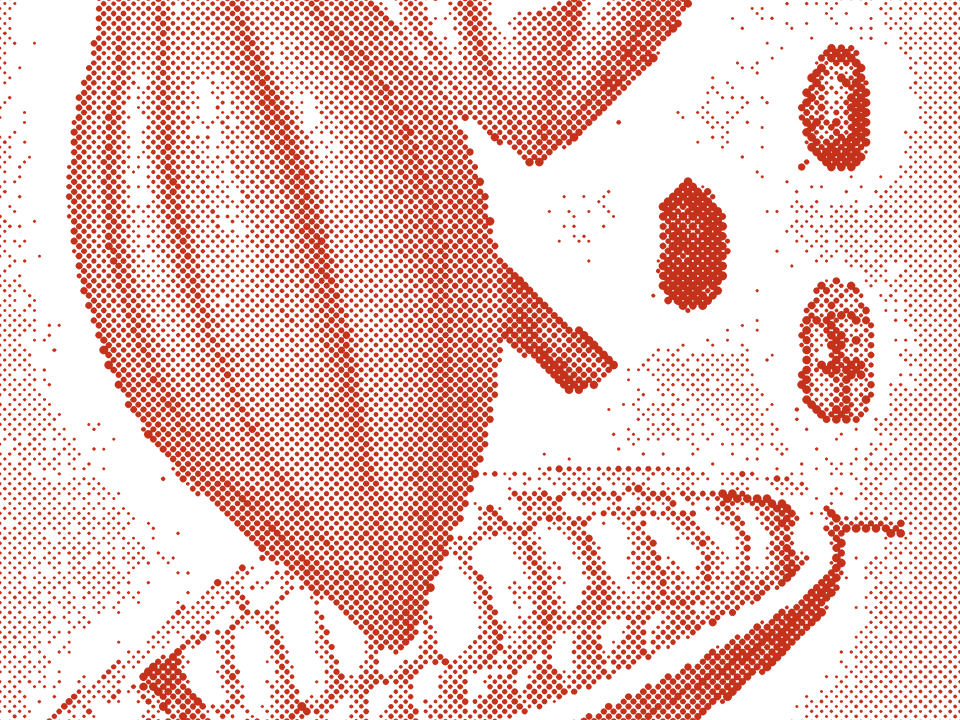
#> input picture assets/img/amazon-cacao.webp, 960 x 720 px
$ python -i images.py   (imports and definitions only)
#> lines starting #> are read from the running program, lines starting #| are printed output that depends on the picture; after the words box and inside, x2 and y2 are one past the last pixel; in counts of white or black regions, pixels touching at a corner belong together
#> further down, picture is the input picture: PIL image 960x720 RGBA; mean R, G, B, A 70.9, 18.1, 10.1, 66.7
"""Turn source images into red halftones, and make share cards.

  data/images/<id>.json + source file  ->  assets/img/<id>.webp  (4:3 halftone, transparent, for the problem page)
                                       ->  assets/og/<id>.jpg    (1200x630 share card)
  all halftones                        ->  assets/og/index.jpg   (share card for the home page)

Run: python3 scripts/images.py   (then npm run build)
"""
import json, math, glob, os, textwrap
from PIL import Image, ImageDraw, ImageFont, ImageOps, ImageFilter, ImageEnhance

ROOT = os.path.dirname(os.path.dirname(os.path.abspath(__file__)))
# [1 line not run here, left out]
RED = (196, 50, 28)
INK = (17, 17, 17)
MUTED = (107, 107, 107)
FONTS = "scripts/fonts"
SITE = "Open Problems in History"
HOME = ["vermeer", "indus", "black-death-africa", "roman-census"]  # mosaic on the home share card


# [16 lines left out: function crop_to, not called in this run]


def prepare(img):
    """Greyscale with local contrast: large-scale shading is flattened toward mid-grey so
    texture and edges (signs, folds, faces) carry the dots rather than dark backgrounds."""
    g = ImageOps.autocontrast(ImageOps.grayscale(img.convert("RGB")), cutoff=1.5)
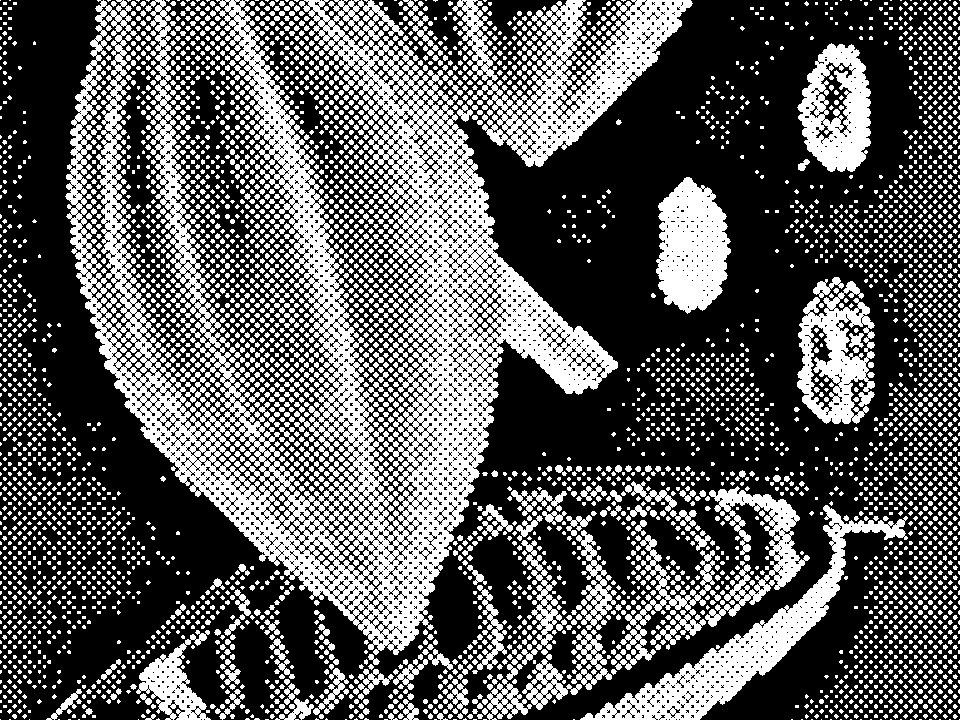
#> g: PIL image 960x720 L; values 0 (black) and 254 (white), 36.2% white; 5043 white regions (3413 under 20 px), largest, box (x1, y1, x2, y2) and area: (65, 0, 618, 655) 96872, (452, 0, 693, 167) 13699, (580, 505, 908, 720) 10961
    base = g.filter(ImageFilter.GaussianBlur(radius=max(g.size) / 25))
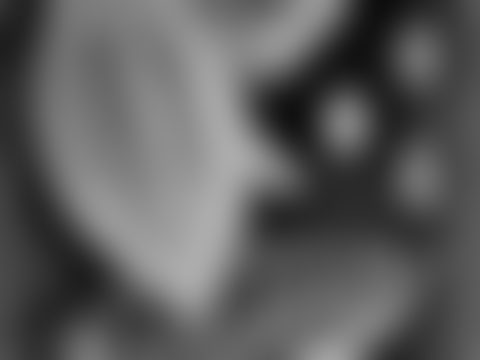
#> base: PIL image 960x720 L (shown at 1/2 size); min 13, max 173, mean 92.7
    hp = Image.eval(Image.merge("RGB", (g, base, g)).split()[0], lambda v: v)  # copy
    hp = Image.blend(g, Image.eval(base, lambda v: 255 - v), 0.5)  # g - base, centred on 128
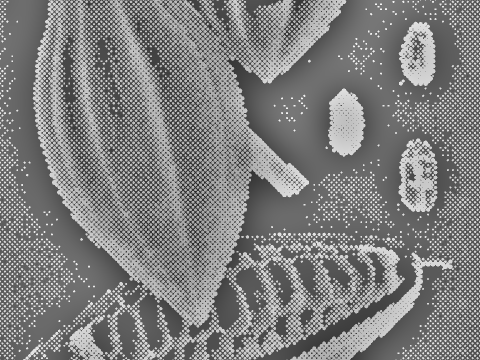
#> hp: PIL image 960x720 L (shown at 1/2 size); min 41, max 247, mean 126.9
    hp = ImageOps.autocontrast(hp, cutoff=1)
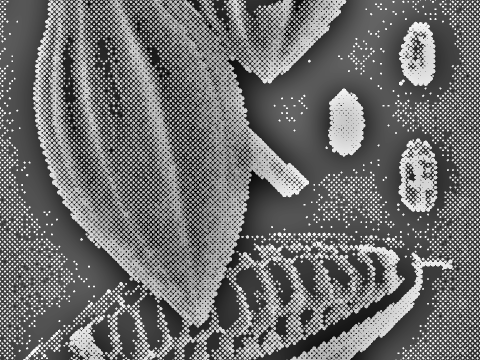
#> hp: PIL image 960x720 L (shown at 1/2 size); min 0, max 255, mean 111
    out = Image.blend(g, hp, 0.6)
    out = out.filter(ImageFilter.UnsharpMask(radius=2, percent=110, threshold=2))
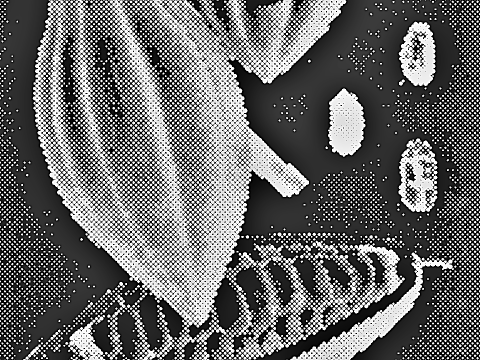
#> out: PIL image 960x720 L (shown at 1/2 size); min 0, max 255, mean 103.4
    return out.point(lambda v: round(255 * (v / 255) ** 0.62))
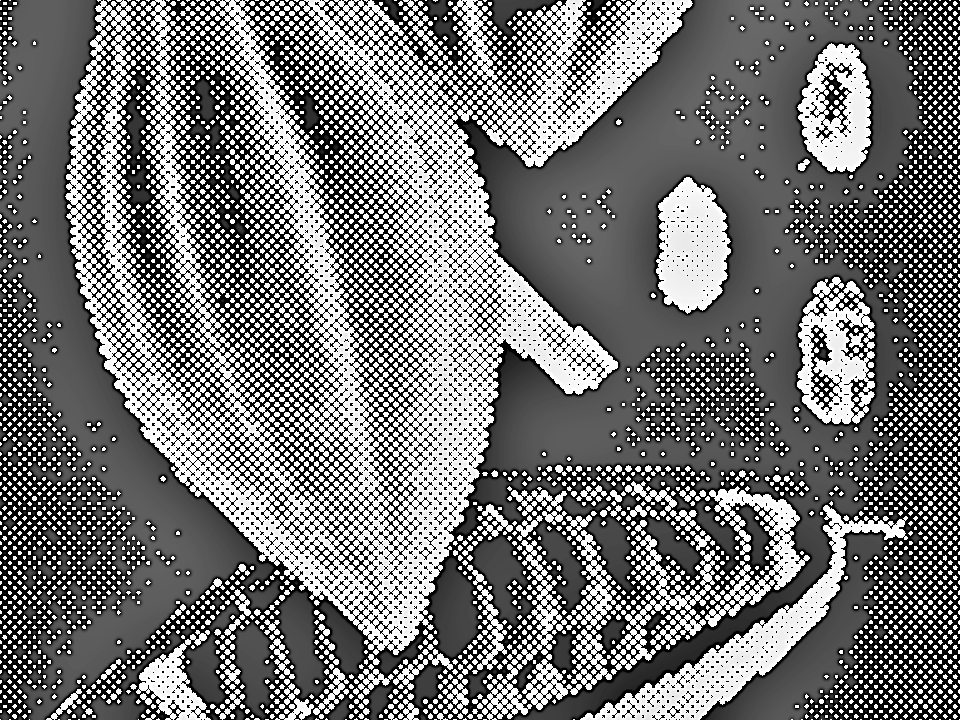
#> returned value: PIL image 960x720 L; min 0, max 255, mean 116.7


# [58 lines left out: functions prepare_bold, halftone, font, wrap, not called in this run]


def mark(d, x, y, size=22):
    d.rectangle([x, y + 4, x + size * 0.62, y + 4 + size * 0.62], fill=RED)
    d.text((x + size * 0.62 + 14, y), SITE.upper(), font=font("IBMPlexMono-SemiBold.ttf", size), fill=INK)


# [72 lines left out: functions card, period, main, not called in this run]


# [2 lines not run here, left out]

>>> from PIL import Image
>>> picture = Image.open('../assets/img/amazon-cacao.webp')
>>> result = prepare(picture)

$ run again, on assets/img/dunhuang-fragments.webp
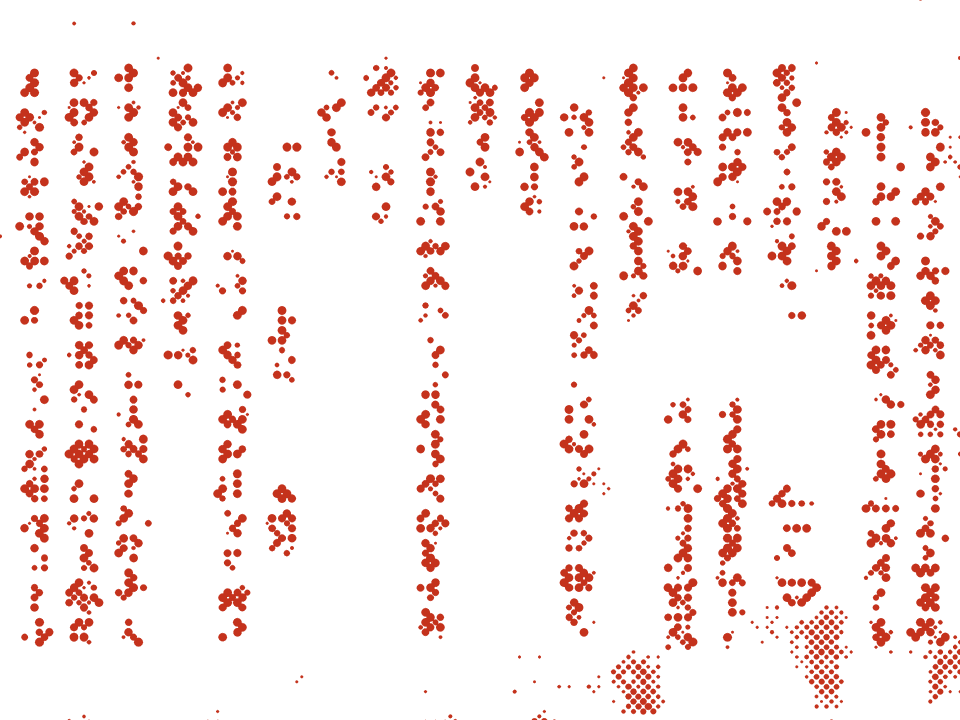
#> input picture assets/img/dunhuang-fragments.webp, 960 x 720 px
#> picture is the input picture: PIL image 960x720 RGBA; mean R, G, B, A 22.8, 5.8, 3.3, 24
#> in prepare, `g = ImageOps.autocontrast(ImageOps.grayscale(img.convert("RGB")), cuto..`:
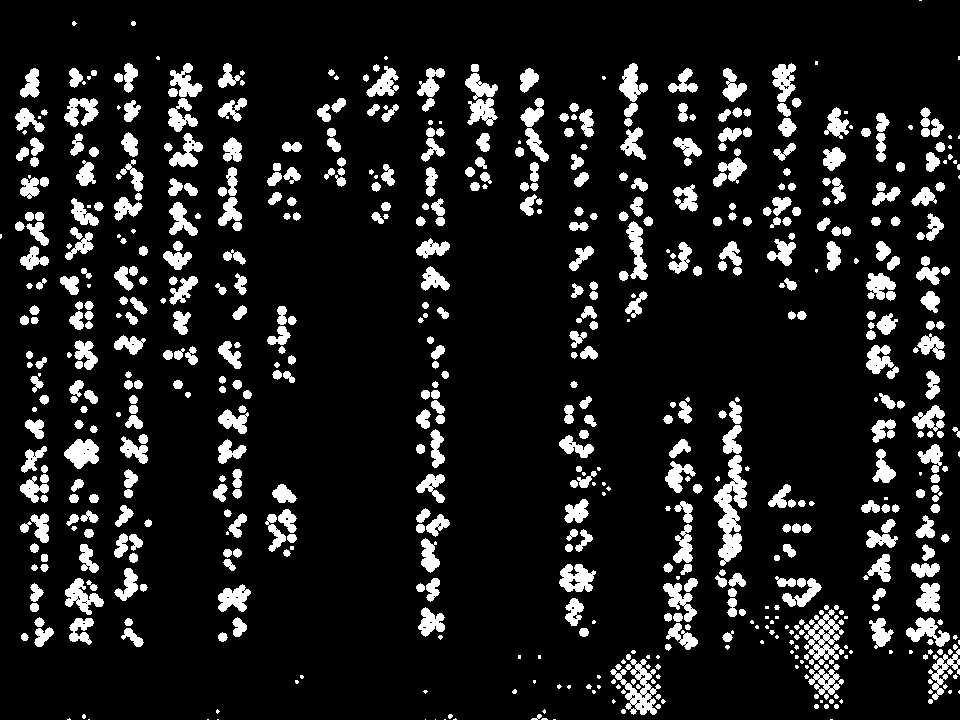
#> g: PIL image 960x720 L; values 0 (black) and 254 (white), 11.6% white; 673 white regions (135 under 20 px), largest, box (x1, y1, x2, y2) and area: (713, 455, 747, 566) 1750, (610, 659, 661, 715) 1079, (804, 609, 844, 660) 915
#> in prepare, `return out.point(lambda v: round(255 * (v / 255) ** 0.62))`:
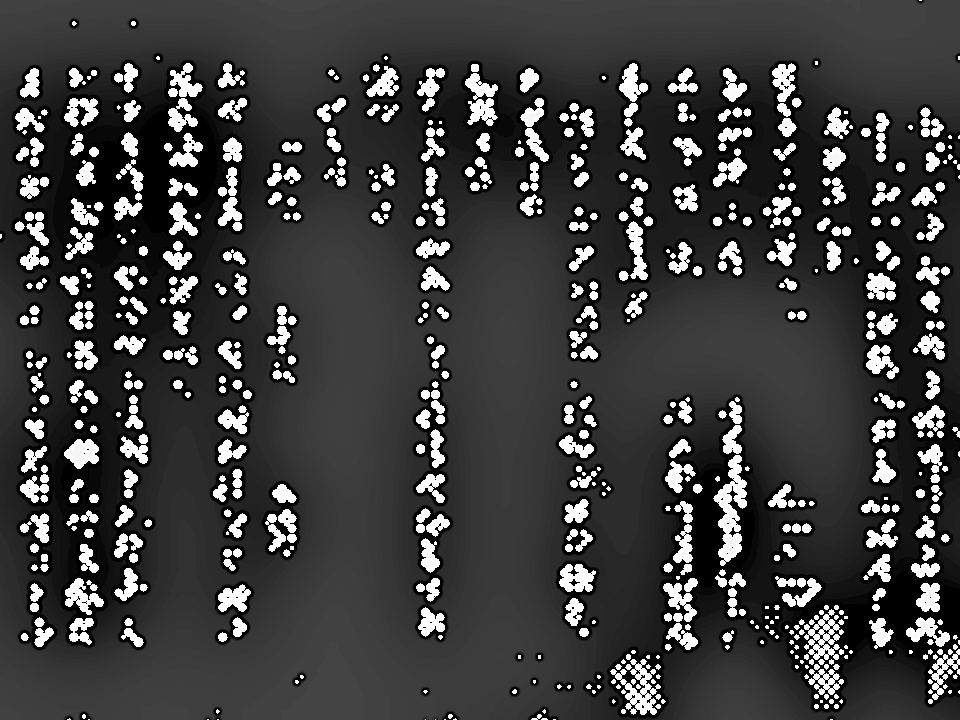
#> returned value: PIL image 960x720 L; min 0, max 255, mean 61.9
